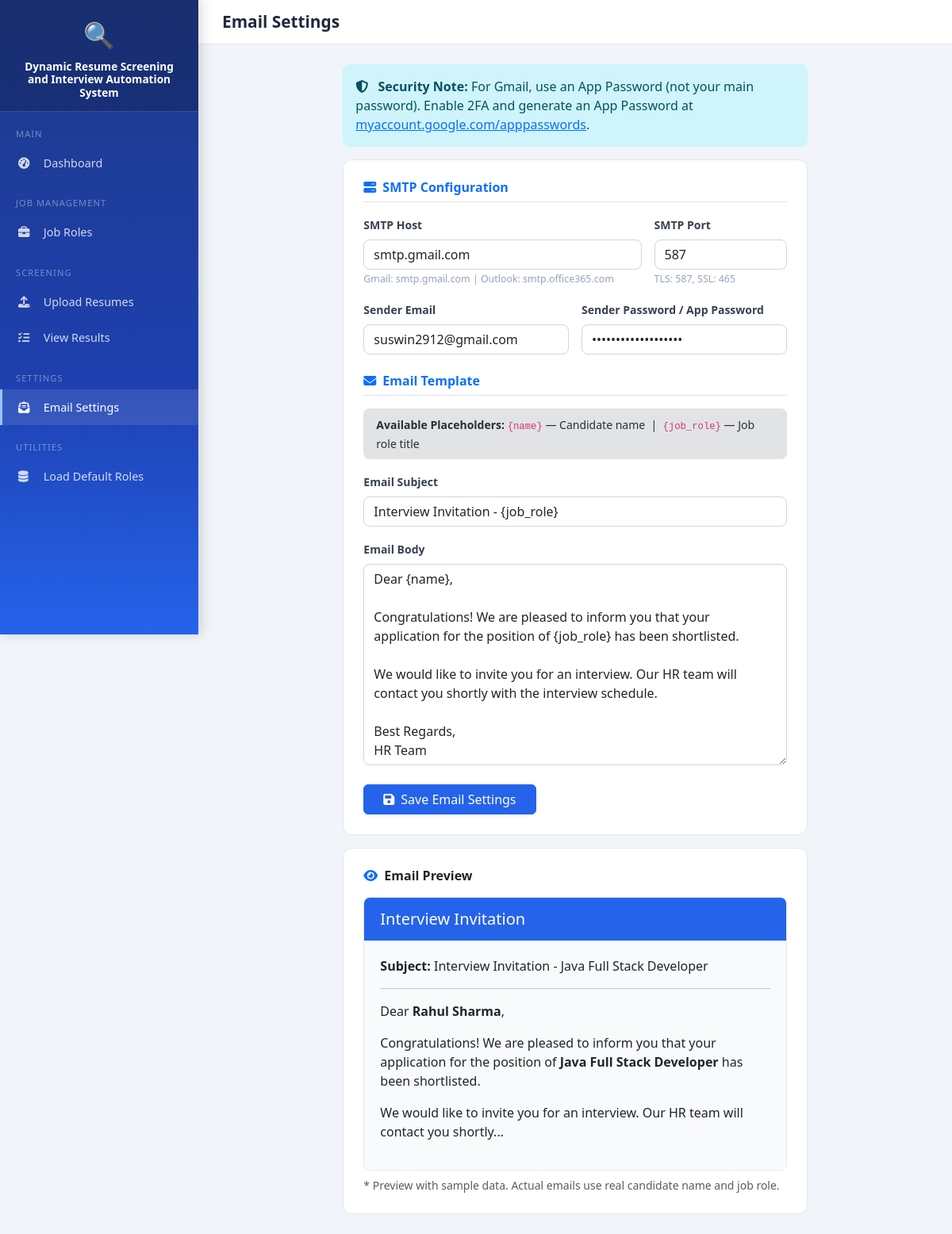
Screenshot of /email-settings with the database file from the repository.
### tables this page shows
CREATE TABLE email_settings (
        id INTEGER PRIMARY KEY AUTOINCREMENT,
        smtp_host TEXT DEFAULT 'smtp.gmail.com',
        smtp_port INTEGER DEFAULT 587,
        sender_email TEXT,
        sender_password TEXT,
        email_subject TEXT DEFAULT 'Interview Invitation - {job_role}',
        email_body TEXT DEFAULT 'Dear {name},

Congratulations! We are pleased to inform you that your application for the position of {job_role} has been shortlisted.

We would like to invite you for an interview. Our HR team will contact you shortly with the interview schedule.

Best Regards,
HR Team'
    );

### app.py (the view, shortened to what this page needs)
@app.route("/email-settings", methods=["GET", "POST"])
def email_settings_page():
    conn = get_db()
    settings = conn.execute("SELECT * FROM email_settings WHERE id=1").fetchone()
    conn.close()
    return render_template("email_settings.html", settings=settings)

### app.py (called while the page is built)
def get_db():
    conn = sqlite3.connect(DB_PATH)
    conn.row_factory = sqlite3.Row
    return conn

### templates/email_settings.html (shortened to what this page needs)
{% extends "base.html" %}
{% block page_title %}Email Settings{% endblock %}
{% block content %}
<div class="row justify-content-center">
  <div class="col-lg-8">
    <div class="alert alert-info mb-3">
      <i class="fas fa-shield-alt me-2"></i>
      <strong>Security Note:</strong> For Gmail, use an App Password (not your main password).
      Enable 2FA and generate an App Password at <a href="https://myaccount.google.com/apppasswords" target="_blank">myaccount.google.com/apppasswords</a>.
    </div>
    <div class="form-card">
      <form method="POST">
        <div class="mb-4">
          <h6 class="fw-bold text-primary border-bottom pb-2 mb-3"><i class="fas fa-server me-2"></i>SMTP Configuration</h6>
          <div class="row g-3">
            <div class="col-md-8">
              <label class="form-label">SMTP Host</label>
              <input type="text" name="smtp_host" class="form-control"
                     value="{{ settings.smtp_host if settings else 'smtp.gmail.com' }}"
                     placeholder="smtp.gmail.com">
              <div class="form-hint">Gmail: smtp.gmail.com | Outlook: smtp.office365.com</div>
            </div>
            <div class="col-md-4">
              <label class="form-label">SMTP Port</label>
              <input type="number" name="smtp_port" class="form-control"
                     value="{{ settings.smtp_port if settings else 587 }}">
              <div class="form-hint">TLS: 587, SSL: 465</div>
            </div>
            <div class="col-md-6">
              <label class="form-label">Sender Email</label>
              <input type="email" name="sender_email" class="form-control"
                     value="{{ settings.sender_email if settings else '' }}"
                     placeholder="hr@yourcompany.com">
            </div>
            <div class="col-md-6">
              <label class="form-label">Sender Password / App Password</label>
              <input type="password" name="sender_password" class="form-control"
                     value="{{ settings.sender_password if settings else '' }}"
                     placeholder="Gmail App Password">
            </div>
          </div>
        </div>
        <div class="mb-4">
          <h6 class="fw-bold text-primary border-bottom pb-2 mb-3"><i class="fas fa-envelope me-2"></i>Email Template</h6>
          <div class="alert alert-secondary py-2 mb-3">
            <small>
              <strong>Available Placeholders:</strong>
              <code>{name}</code> — Candidate name &nbsp;|&nbsp;
              <code>{job_role}</code> — Job role title
            </small>
          </div>
          <div class="mb-3">
            <label class="form-label">Email Subject</label>
            <input type="text" name="email_subject" class="form-control"
                   value="{{ settings.email_subject if settings else 'Interview Invitation - {job_role}' }}">
          </div>
          <div class="mb-3">
            <label class="form-label">Email Body</label>
            <textarea name="email_body" class="form-control" rows="10">{% if settings %}{{ settings.email_body }}{% endif %}</textarea>
          </div>
        </div>
        <button type="submit" class="btn btn-primary px-4">
          <i class="fas fa-save me-2"></i>Save Email Settings
        </button>
      </form>
    </div>
    <div class="form-card mt-3">
      <h6 class="fw-bold mb-3"><i class="fas fa-eye me-2 text-primary"></i>Email Preview</h6>
      <div style="border:1px solid #e2e8f0; border-radius:8px; overflow:hidden;">
        <div style="background:#2563eb; padding:15px 20px;">
          <h5 style="color:white; margin:0;">Interview Invitation</h5>
        </div>
        <div style="padding:20px; background:#f8fafc;">
          <p><strong>Subject:</strong> Interview Invitation - Java Full Stack Developer</p>
          <hr>
          <p>Dear <strong>Rahul Sharma</strong>,</p>
          <p>Congratulations! We are pleased to inform you that your application for the position of <strong>Java Full Stack Developer</strong> has been shortlisted.</p>
          <p>We would like to invite you for an interview. Our HR team will contact you shortly...</p>
        </div>
      </div>
      <small class="text-muted mt-2 d-block">* Preview with sample data. Actual emails use real candidate name and job role.</small>
    </div>
  </div>
</div>
{% endblock %}

### templates/base.html (style rules this page uses)
:root { --primary: #2563eb; --primary-dark: #1d4ed8; --success: #16a34a; --danger: #dc2626; --warning: #d97706; --sidebar-width: 250px; }
body { background: #f1f5f9; font-family: "Segoe UI", sans-serif; }
.form-card { background: #fff; border-radius: 12px; border: 1px solid #e2e8f0; padding: 25px; }
.form-label { font-weight: 600; font-size: 0.875rem; color: #374151; }
.form-control, .form-select { border: 1px solid #d1d5db; border-radius: 8px; }
.form-hint { font-size: 0.775rem; color: #94a3b8; margin-top: 3px; }
.btn-primary { background: var(--primary); border-color: var(--primary); }
.alert { border-radius: 8px; border: none; }

### rows the page displays
email_settings: smtp_host "smtp.gmail.com", smtp_port "587", sender_email "suswin2912@gmail.com", email_subject "Interview Invitation - {job_role}", email_body "Dear {name}, Congratulations! We are pleased to inform you that your application for the position of {job_role} has been shortlisted. We would like to invite you for an interview. Our HR team will contact you shortly with the interview schedule. Best Regards, HR Team"
